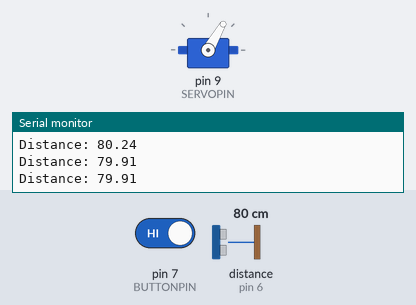
Bench run of a program on a simulated Arduino Uno, built with avr-gcc and run on an emulated ATmega328P. Parts: servo, the last lines printed to the serial monitor. Wiring (inferred from the names in the program): ultrasonic range finder: trigger pin 5; echo pin 6. The inputs (shaded band) are chosen by the test bench; at power-on: pin 7 (BUTTONPIN) HIGH, distance to the obstacle (sensor on pin 6) 80 cm. The echo pulse lasts 58.3 µs per cm.

Above: at 1.5 s.
1.6 s: pin 7 (BUTTONPIN) driven LOW
At 2.4 s:
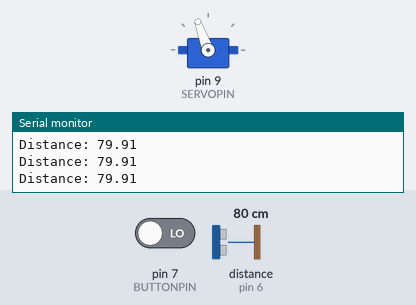
5.1 s: pin 7 (BUTTONPIN) driven HIGH
At 6.8 s:
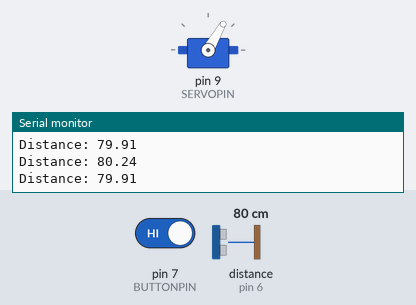
7.3 s: distance to the obstacle (sensor on pin 6) set to 2 cm
At 9.0 s:
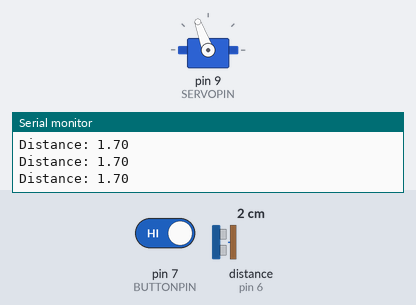
10.8 s: distance to the obstacle (sensor on pin 6) set to 10 cm
12.7 s: distance to the obstacle (sensor on pin 6) set to 13 cm
At 14.7 s:
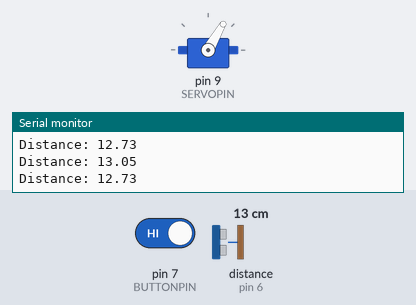
Timing chart, 0 to 15.9 s (numbered marks = the images above; inputs shaded):
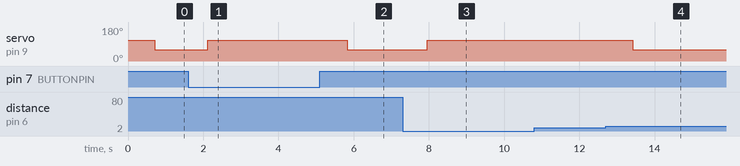

The program:

main.cpp
```cpp
#include <Arduino.h>
#include <Servo.h>

// Create a servo object
Servo myservo;

// Create positions for the servo
int SERVOHOME = 110;
int SERVODISPENSING = SERVOHOME - 50;

// Create variables for the pins
int SERVOPIN = 9;
int BUTTONPIN = 7;
int DISTANCETRIG = 5;
int DISTANCEEHCO = 6;

// Create variables for distance and duration
long duration;
float distance;

// Variable that holds the current button state: 1-Not pressed, 0-Pressed
int ButtonState;

// Function that reads the distance from the ultrasonic sensor
long readDistance() {
  // Clear the DISTANCETRIG first for a clean pulse
  digitalWrite(DISTANCETRIG, LOW);
  delayMicroseconds(2);

  // Trigger the sensor to find the time in microseconds
  digitalWrite(DISTANCETRIG, HIGH);
  delayMicroseconds(10);
  digitalWrite(DISTANCETRIG, LOW);

  // Read the pin and find the time in microseconds the sound wave took
  duration = pulseIn(DISTANCEEHCO, HIGH, 30000); // 30ms timeout prevents freezing if no echo

  // Calculate the distance
  distance = duration * 0.0344 / 2;

  // Handle out-of-range sensor readings (pulseIn returns 0 on timeout)
  if (distance == 0) {
    distance = 999;
  }

  Serial.print("Distance: ");
  Serial.println(distance);

  // Return the distance in cm
  return distance;
}

void setup() {
    // Configure the servo
    myservo.attach(SERVOPIN);
    myservo.write(SERVOHOME);

    // Configure pins
    pinMode(DISTANCETRIG, OUTPUT);
    pinMode(DISTANCEEHCO, INPUT);
    pinMode(BUTTONPIN, INPUT_PULLUP);
    Serial.begin(9600);
}

void loop() {
  // Manual override read
  ButtonState = digitalRead(BUTTONPIN);

  // Read the distance from the sensor
  distance = readDistance();

  // Logic gate: Activate if the button is pressed OR an object is close (<= 15cm)
  bool is_activated = (ButtonState == LOW) || (distance <= 10);

  // Move servo based on activation state
  if (is_activated) {
    myservo.write(SERVOHOME);
  } else {
    delay(700);
    myservo.write(SERVODISPENSING);
  }
}
```

Measured:
- the behaviour switches between 11 and 12 cm on distance to the obstacle (sensor on pin 6) (found by bisection; images 3 and 4)
- after the input at 1.6 s, servo on pin 9 (SERVOPIN): 60° → 110° after 0.52 s
- after the input at 5.1 s, servo on pin 9 (SERVOPIN): 110° → 60° after 0.73 s
- after the input at 7.3 s, servo on pin 9 (SERVOPIN): 60° → 110° after 0.65 s
- after the input at 12.7 s, servo on pin 9 (SERVOPIN): 110° → 60° after 0.73 s
